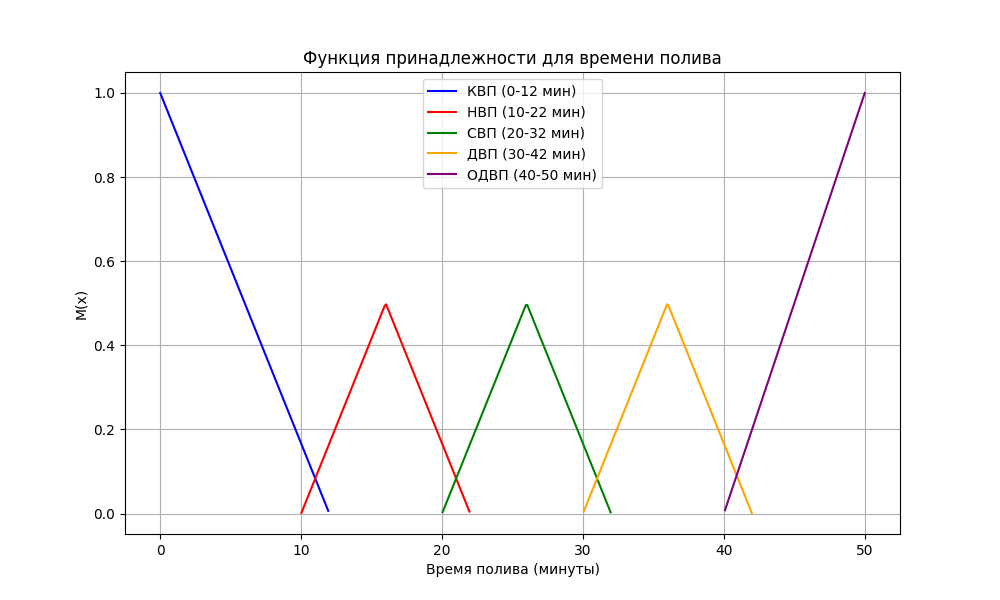

This figure's Python source:
import matplotlib.pyplot as plt
import numpy as np

# Define the membership functions for irrigation time
def M_KP(x):
    return np.maximum(0, np.minimum(1, (12 - x) / 12))

def M_NP(x):
    return np.maximum(0, np.minimum((x - 10) / 12, (22 - x) / 12))

def M_SP(x):
    return np.maximum(0, np.minimum((x - 20) / 12, (32 - x) / 12))

def M_VP(x):
    return np.maximum(0, np.minimum((x - 30) / 12, (42 - x) / 12))

def M_OVP(x):
    return np.maximum(0, np.minimum((x - 40) / 10, 1))

# Generate x values
x = np.linspace(0, 50, 500)

# Calculate the membership values
kp_values = M_KP(x)
np_values = M_NP(x)
sp_values = M_SP(x)
vp_values = M_VP(x)
ovp_values = M_OVP(x)

# Plot the membership functions
plt.figure(figsize=(10, 6))

plt.plot(x[kp_values > 0], kp_values[kp_values > 0], label='КВП (0-12 мин)', color='blue')
plt.plot(x[np_values > 0], np_values[np_values > 0], label='НВП (10-22 мин)', color='red')
plt.plot(x[sp_values > 0], sp_values[sp_values > 0], label='СВП (20-32 мин)', color='green')
plt.plot(x[vp_values > 0], vp_values[vp_values > 0], label='ДВП (30-42 мин)', color='orange')
plt.plot(x[ovp_values > 0], ovp_values[ovp_values > 0], label='ОДВП (40-50 мин)', color='purple')

plt.title('Функция принадлежности для времени полива')
plt.xlabel('Время полива (минуты)')
plt.ylabel('M(x)')
plt.legend()
plt.grid(True)
plt.show()
